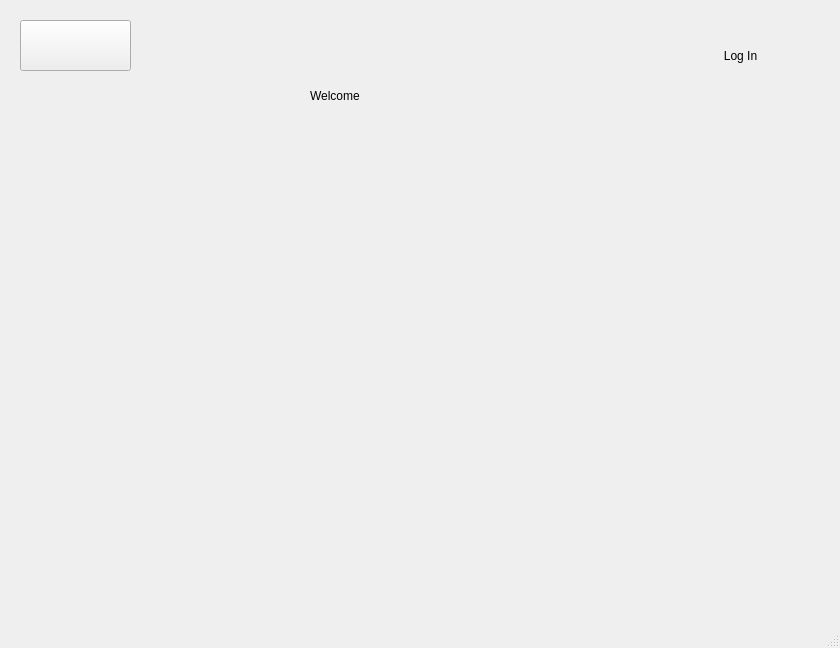
<?xml version="1.0" encoding="UTF-8"?>
<ui version="4.0">
 <class>MainWindow</class>
 <widget class="QMainWindow" name="MainWindow">
  <property name="geometry">
   <rect>
    <x>0</x>
    <y>0</y>
    <width>840</width>
    <height>648</height>
   </rect>
  </property>
  <property name="minimumSize">
   <size>
    <width>840</width>
    <height>648</height>
   </size>
  </property>
  <property name="maximumSize">
   <size>
    <width>840</width>
    <height>648</height>
   </size>
  </property>
  <property name="windowTitle">
   <string>Grand Hotel</string>
  </property>
  <property name="styleSheet">
   <string notr="true">font: 57 italic 28pt &quot;URW Chancery L&quot;;</string>
  </property>
  <widget class="QWidget" name="centralWidget">
   <widget class="QPushButton" name="signInpushButton">
    <property name="geometry">
     <rect>
      <x>670</x>
      <y>30</y>
      <width>141</width>
      <height>51</height>
     </rect>
    </property>
    <property name="styleSheet">
     <string notr="true">QPushButton{
font: 57 italic 22pt &quot;URW Chancery L&quot;;
border: 1px solid &quot;+getRGBhexColor(palyellow.shadow().color())+&quot;; border-radius: 5px;
}

QPushButton:hover{
border-width: 0px;
background-color:rgb(157, 220, 146);
border-radius: 20%;
}</string>
    </property>
    <property name="text">
     <string>Log In</string>
    </property>
    <property name="icon">
     <iconset resource="doc.qrc">
      <normaloff>:/doc/login.png</normaloff>:/doc/login.png</iconset>
    </property>
    <property name="iconSize">
     <size>
      <width>45</width>
      <height>45</height>
     </size>
    </property>
   </widget>
   <widget class="QPushButton" name="reviewspushButton">
    <property name="geometry">
     <rect>
      <x>20</x>
      <y>20</y>
      <width>111</width>
      <height>51</height>
     </rect>
    </property>
    <property name="styleSheet">
     <string notr="true">QPushButton {
font: 75 28pt \&quot;Serif\&quot;; 
border: 1px solid &quot;+getRGBhexColor(palyellow.shadow().color())+&quot;; border-radius: 5px;
}

QPushButton:hover{
border-width: 0px;
background-color:rgb(157, 220, 146);
border-radius: 20%;
}</string>
    </property>
    <property name="text">
     <string/>
    </property>
    <property name="icon">
     <iconset resource="doc.qrc">
      <normaloff>:/doc/review-icon-3.png</normaloff>:/doc/review-icon-3.png</iconset>
    </property>
    <property name="iconSize">
     <size>
      <width>110</width>
      <height>60</height>
     </size>
    </property>
   </widget>
   <widget class="QLabel" name="welcomelabel">
    <property name="geometry">
     <rect>
      <x>310</x>
      <y>60</y>
      <width>191</width>
      <height>71</height>
     </rect>
    </property>
    <property name="styleSheet">
     <string notr="true">font: 57 italic 42pt &quot;URW Chancery L&quot;;</string>
    </property>
    <property name="text">
     <string>Welcome</string>
    </property>
   </widget>
   <widget class="QLabel" name="label">
    <property name="geometry">
     <rect>
      <x>20</x>
      <y>140</y>
      <width>811</width>
      <height>531</height>
     </rect>
    </property>
    <property name="text">
     <string/>
    </property>
    <property name="pixmap">
     <pixmap resource="doc.qrc">:/doc/Grand-13.jpg</pixmap>
    </property>
   </widget>
  </widget>
  <widget class="QStatusBar" name="statusBar"/>
 </widget>
 <layoutdefault spacing="6" margin="11"/>
 <resources>
  <include location="doc.qrc"/>
 </resources>
 <connections/>
</ui>
